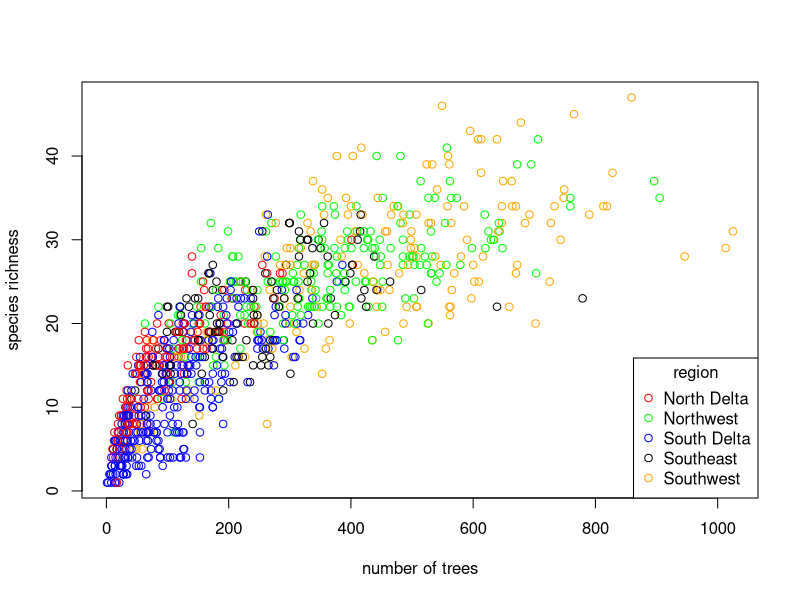
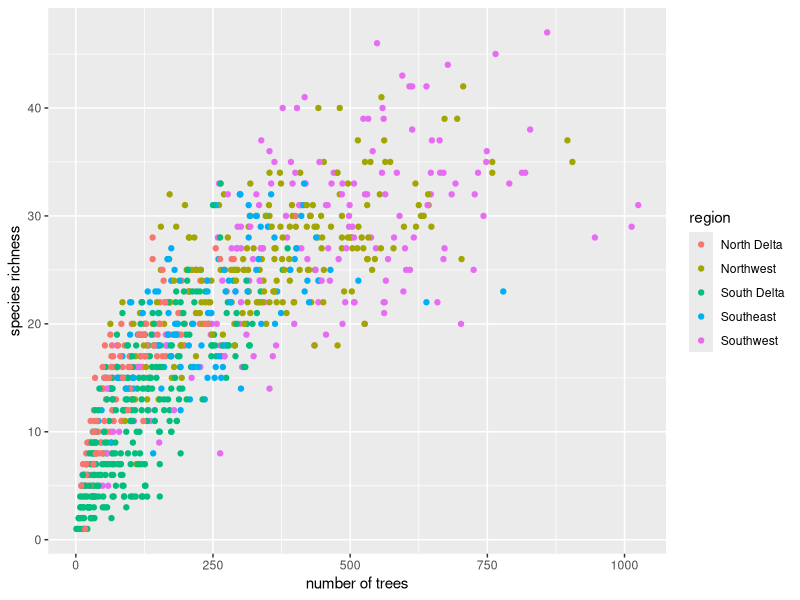
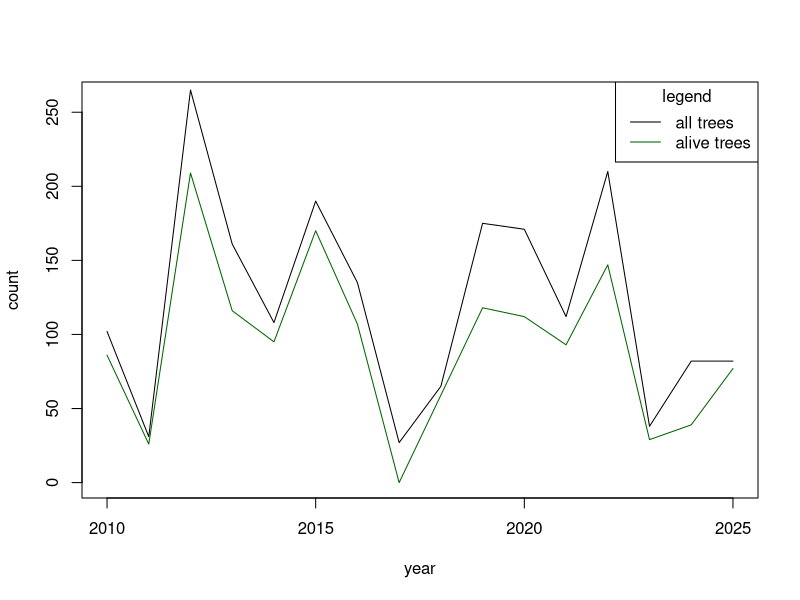
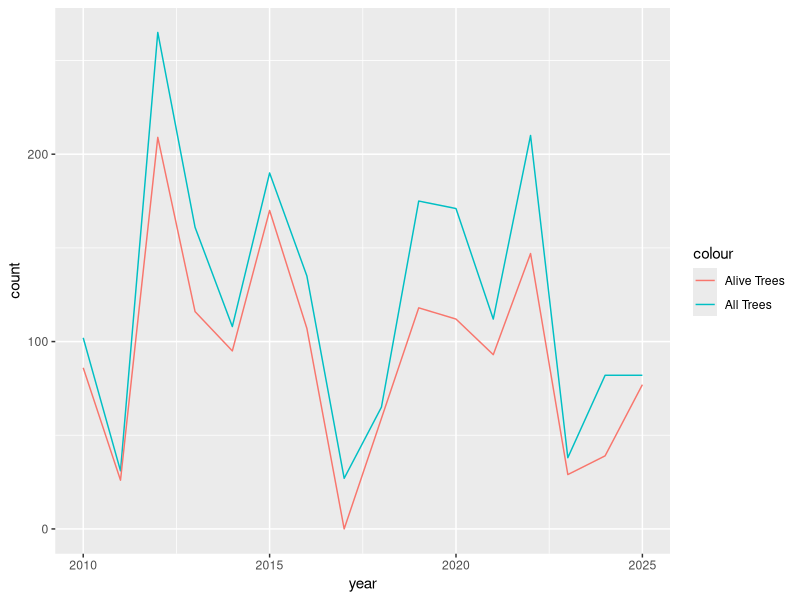
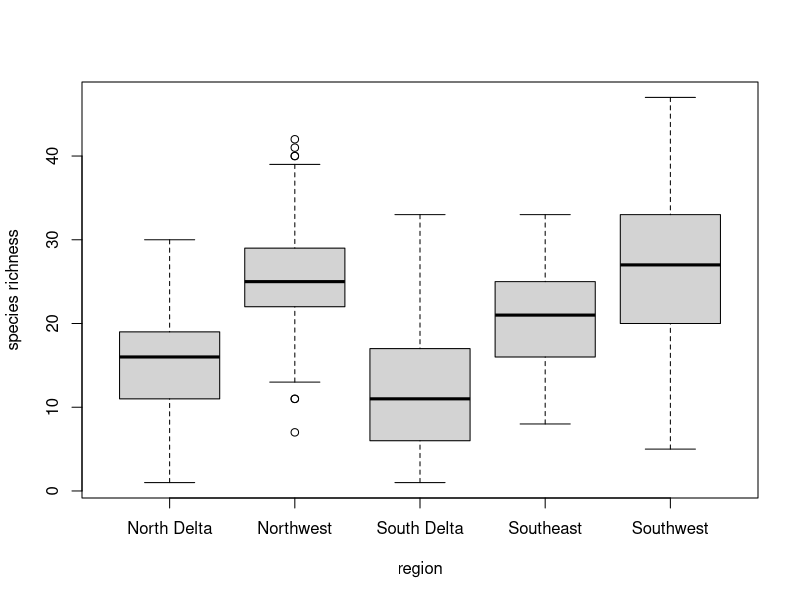
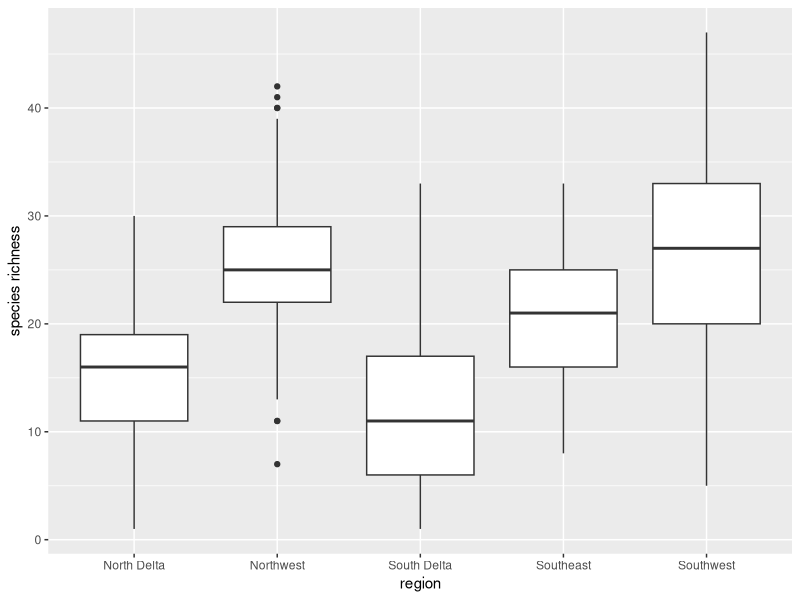

Write the R code that produced these figures, in order. (Note: this script raises an error after producing the figures.)
# Loading packages used later in the script
library(dplyr)
library(ggplot2)

# 1. Setup ----------------------------------------------------------------
 
# 1.1 Read in the file final-project.csv from the data folder.
trees <- read.csv("data/final-project.csv")

# 1.2 How many observations are there?
nrow(trees)
   
# 1.3 What columns are there? What is their data type?
str(trees)

# 1.4 What time frame does the data cover?
range(trees$year)

# alternative: use summary() to see the maximum to minimum of the column
summary(trees)

#   Should any columns be converted into factors? If yes, do so.
# converting country_code and region into factors 
# ("year" could also possibly be converted into a factor)
trees$county_code <- factor(trees$county_code)
trees$region <- factor(trees$region)

# 2. Data Cleaning

# 2.1 Create a new dataset with only data from 2010 and later. Work with this dataset for all subsequent analysis.
trees_subset <- trees[trees$year >= 2010, ]

# dplyr alternative:
trees_subset <- trees |> filter(year >= 2010)

# 2.2 Convert the “diameter” column to centimeters and the “height” column to meters.
trees_subset$diameter_cm <- trees_subset$diameter * 2.54
trees_subset$height_m <- trees_subset$height * 0.3048

# dplyr alternative:
trees_subset <- trees_subset |>
  mutate(
    diameter_cm = diameter * 2.54,
    height_m = height * 0.3048
  )

# Add a column with the percentage of alive trees.
trees_subset$alive <- (trees_subset$trees_alive / trees_subset$number_trees) * 100

# dplyr alternative
trees_subset <- trees_subset |>
  mutate(alive = (trees_alive / number_trees) * 100)

# 3. Data Exploration
 
# 3.1 What is the highest and lowest species richness?
max(trees_subset$species_richness) # max
min(trees_subset$species_richness) # min


#   What is the average height and diameter of the trees?
mean(trees_subset$height_m, na.rm = T)
mean(trees_subset$diameter_cm, na.rm = T)

# alternative
apply(trees_subset[, c("height_m", "diameter_cm")], MARGIN = 2, FUN = mean, na.rm = T)


# 4. Data Visualization

# 4.1 Create a scatter plot with the number of trees on the x axis and the species richness on the y axis. 
# Visually distinguish the different regions. Add a legend and axes labels.

# create color vector 
colors_plot <- c("red", "green", "blue", "black", "orange")

# create scatter plot (y ~ x)
plot(trees_subset$species_richness ~ trees_subset$number_trees,
     col = colors_plot[trees_subset$region], # vary color by region
     xlab = "number of trees",
     ylab = "species richness")

# add legend
legend("bottomright",
       legend = levels(trees_subset$region),
       col = colors_plot,
       pch = 1,
       title = "region")

# alternative: ggplot2
ggplot(trees_subset, aes(x = number_trees, y = species_richness, colour = region)) +
  geom_point() +
  labs(x = "number of trees", y = "species richness")

# 4.2 Create a single line plot of the number of total trees and the number of alive trees over time
# in county 1. Add a legend and axes labels.

# create subset with county 1, 3, 5, 7
trees_county <- trees_subset[trees_subset$county_code == 1, ]

# create line plot with number of trees (y ~ x)
plot(trees_county$number_trees ~ trees_county$year,
     type = "l", # line plot
     col = "black",
     ylim = c(0, 260),
     xlab = "year",
     ylab = "count") # change y limit to line added later is visible

# add line plot with number of alive trees
lines(trees_county$trees_alive ~ trees_county$year,
      type = "l",
      col = "darkgreen")

# add legend
legend("topright",
       legend = c("all trees", "alive trees"),
       col = c("black", "darkgreen"),
       lty = 1,
       title = "legend")


# alternative: dplyr & ggplot2
trees_county <- trees_subset |> filter(county_code == 1)

ggplot(trees_county, aes(x = year)) +
  geom_line(aes(y = number_trees, col = "All Trees")) +
  geom_line(aes(y = trees_alive, col = "Alive Trees")) +
  labs(y = "count")

# Create a box plot comparing species richness in the different regions. Add axes labels.
boxplot(trees_subset$species_richness ~ trees_subset$region,
        xlab = "region", ylab = "species richness")

# Alternative: ggplot2
ggplot(trees_subset, aes(x = region, y = species_richness)) +
  geom_boxplot() +
  labs(y = "species richness")

# 5. Data Wrangling

# Which region has the highest average tree height?
mean_height <- aggregate(height_m ~ region, FUN = mean, data = trees_subset)
mean_height[order(mean_height$height_m, decreasing = T), ]

# alternative: dplyr
trees_subset |> group_by(region) |>
  summarise(height = mean(height_m, na.rm = T)) |>
  arrange(dec(height))

# Which year has the lowest average percentage of alive trees?
mean_alive <- aggregate(alive ~ factor(year), FUN = mean, data = trees_subset)
mean_alive[order(mean_alive$alive), ]

# alternative: dplyr
trees_subset |> 
  group_by(year) |>
  summarise(alive = mean(alive)) |>
  arrange(alive)

#   Add a new column that has the value “warning” if there are < 10 trees in a county and the value “no warning” otherwise.
trees_subset$warning <- ifelse(trees_subset$number_trees < 10, "warning", "no warning")
 
# 6. Advanced
 
# 6.1 In what region are the most counties with less than 80% of surveyed trees alive?

# Step 1: Adding a column that records whether less than 80% of trees are alive
trees_subset$less_than_80 <- trees_subset$alive < 80

# Step 2: Grouping and calculating sum of less_than_80 column
trees_subset |> 
  group_by(region) |>
  summarise(less_than_80 = sum(less_than_80)) |>
  arrange(desc(less_than_80))

# 6.2 Select the county with the highest species richness in 2025 and plot the development 
# of species richness, number of trees, and tree height over time.

# Step 1: Determine the county
trees_2025 <- trees_subset |> filter(year == 2025)
trees_2025[trees_2025$species_richness == max(trees_2025$species_richness), ]
# -> county 79

# Step 2: Create subset of that county
trees_county <- trees_subset |> filter(county_code == 79)

# Step 3: Plot via for loop
par(mfrow = c(1, 3)) # set up graphics device
for(i in c(5, 3, 7)){
  plot(trees_county[, i] ~ trees_county$year,
       type = "l",
       xlab = "year",
       ylab = names(trees_county)[i])
}
par(mfrow = c(1, 1)) # reset graphics device

# What counties had the highest decline of species richness from 2010 to 2025?
# (Not including counties where data is unavailable for 2010 and/or 2025).

# Step 1: Create subsets of data from 2010 & 2025 
trees_2010 <- trees_subset[trees_subset$year == 2010, ]
trees_2025 <- trees_subset[trees_subset$year == 2025, ]

# Step 2: Merge the two data frames (inner merge)
trees_merged <- merge(trees_2010, trees_2025, by = "county_code")

# Step 3: Calculate decline
trees_merged$decline <- trees_merged$species_richness.y - trees_merged$species_richness.x

# Step 4: Identify counties with highest decline (negative value -> high decline in this case)
head(trees_merged[order(trees_merged$decline), ])
